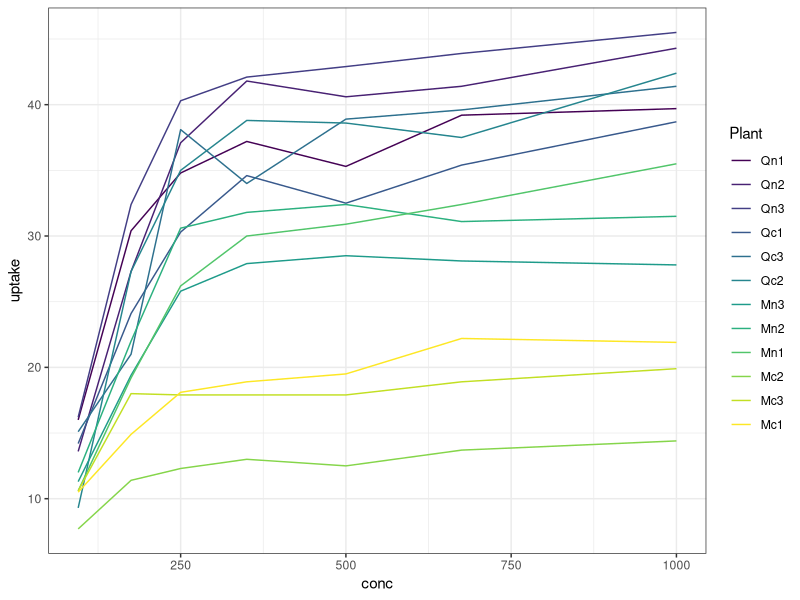
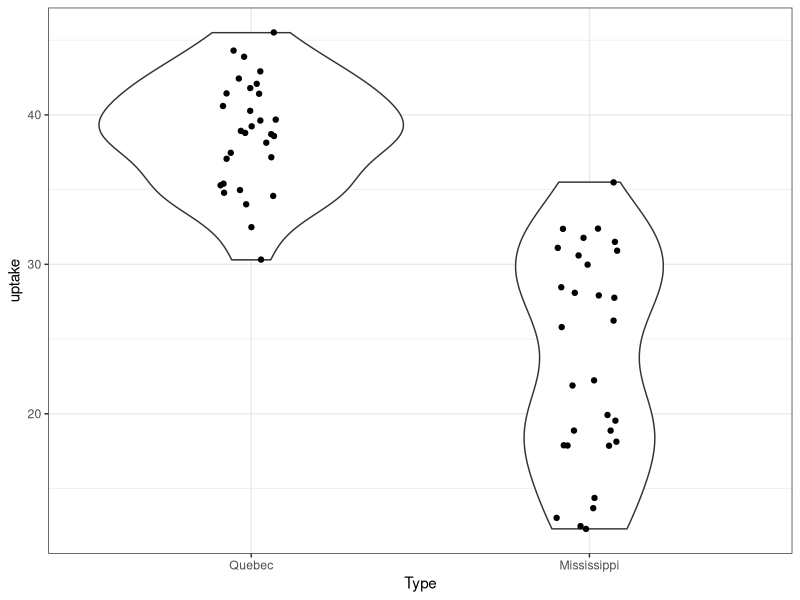

These figures' R source, in order: (Note: this script raises an error after producing the figures.)
## ---- chunk 1
library(tidyverse)
theme_set(theme_bw())
## ---- chunk 2
?CO2
glimpse(CO2)
CO2 %>%
  ggplot(aes(conc, uptake, color = Plant)) +
  geom_line()
df1 <- CO2 %>% filter(conc >= 250)
## ---- chunk 3
df1 %>%
  ggplot(aes(Type, uptake)) +
  geom_violin() +
  geom_jitter(width = .1)
## ---- chunk 4

## ---- chunk 5

## ---- chunk 6
df2 %>%
  arrange(Type) %>%
  mutate(obs = 1:n()) %>%
  ggplot() +
  geom_point(aes(obs, uptake)) +
  geom_segment(aes(obs - .5, overall.mean, xend = obs + .5, yend = overall.mean, color = "overall mean"), size = 1) +
  geom_segment(aes(obs - .5, group.mean, xend = obs + .5, yend = group.mean, color = "group mean"), size = 1) +
  geom_segment(aes(obs - .3, overall.mean, xend = obs - .3, yend = group.mean, color = "regression")) +
  geom_segment(aes(obs, group.mean, xend = obs, yend = uptake, color = "error")) +
  scale_color_discrete(breaks = c("overall mean", "group mean", "regression", "error")) +
  labs(color = "line type")
## ---- chunk 7

## ---- chunk 8
# df3 <- ...

df3 %>%
  arrange(Type, Treatment) %>%
  mutate(obs = 1:n()) %>%
  ggplot() +
  geom_point(aes(obs, uptake)) +
  geom_segment(aes(obs - .5, overall.mean, xend = obs + .5, yend = overall.mean, color = "overall mean"), size = 1) +
  geom_segment(aes(obs - .5, type.mean, xend = obs + .5, yend = type.mean, color = "type mean"), size = 1) +
  geom_segment(aes(obs - .5, type.treatment.mean, xend = obs + .5, yend = type.treatment.mean, color = "type + treatment mean"), size = 1) +
  geom_segment(aes(obs - .3, overall.mean, xend = obs - .3, yend = type.mean, color = "regression type")) +
  geom_segment(aes(obs + .3, type.mean, xend = obs + .3, yend = type.treatment.mean, color = "regression treatment")) +
  geom_segment(aes(obs, type.treatment.mean, xend = obs, yend = uptake, color = "error")) +
  scale_color_discrete(breaks = c("overall mean", "type mean", "type + treatment mean", "regression type", "regression treatment", "error")) +
  labs(color = "line type")
df3 %>%
  arrange(Type, Treatment) %>%
  mutate(obs = 1:n()) %>%
  ggplot() +
  geom_point(aes(obs, uptake)) +
  geom_segment(aes(obs - .5, overall.mean, xend = obs + .5, yend = overall.mean, color = "overall mean"), size = 1) +
  geom_segment(aes(obs - .5, treatment.mean, xend = obs + .5, yend = treatment.mean, color = "treatment mean"), size = 1) +
  geom_segment(aes(obs - .5, type.treatment.mean, xend = obs + .5, yend = type.treatment.mean, color = "treatment + type mean"), size = 1) +
  geom_segment(aes(obs - .3, overall.mean, xend = obs - .3, yend = treatment.mean, color = "regression treatment")) +
  geom_segment(aes(obs + .3, treatment.mean, xend = obs + .3, yend = type.treatment.mean, color = "regression type")) +
  geom_segment(aes(obs, type.treatment.mean, xend = obs, yend = uptake, color = "error")) +
  scale_color_discrete(breaks = c("overall mean", "treatment mean", "treatment + type mean", "regression treatment", "regression type", "error")) +
  labs(color = "line type")
## ---- chunk 9

## ---- chunk 10

## ---- chunk 11

## ---- chunk 12

## ---- chunk 13

## ---- chunk 14
